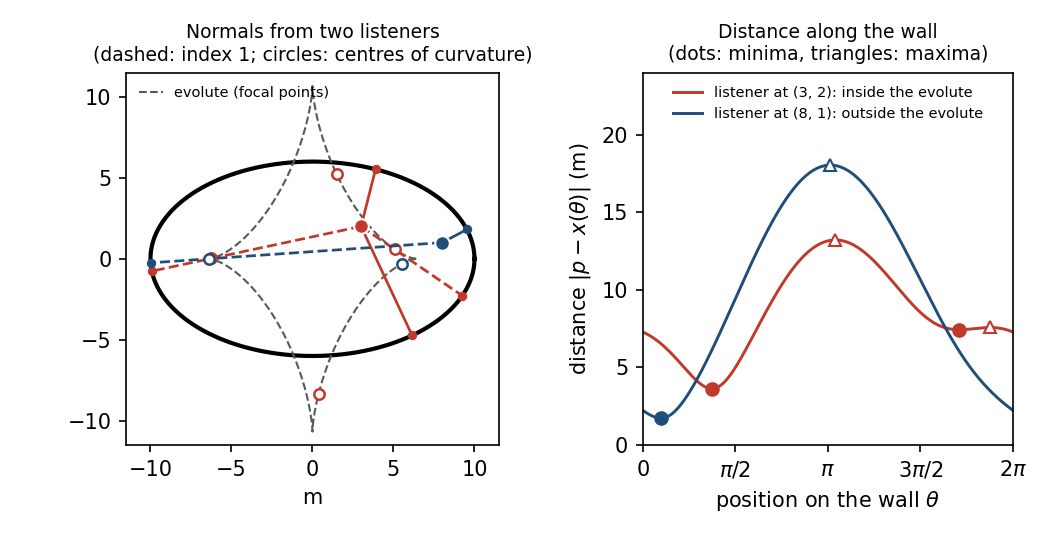

This figure's Python source:
"""Figure for Chapter 4 (Milnor, Morse Theory, section 6): focal points and the normals from a point.

The wall of an oval room is the ellipse x^2/a^2 + y^2/b^2 = 1 with a = 10 m, b = 6 m.  Its focal
set is the evolute (dashed).  For a listener inside the evolute there are four normals to the
wall (four single-reflection echoes), for one outside it two.  A normal is drawn dashed when its
foot is a local maximum of the distance (index 1); by Milnor's Lemma 6.9 this happens exactly
when the centre of curvature at the foot (small circle) lies between the foot and the listener.

Left: the room.  Right: the distance from each listener to the wall point x(theta).
Writes fig4-evolute.png (150 dpi, 7 inches wide).
"""
import numpy as np
import matplotlib

matplotlib.use("Agg")
import matplotlib.pyplot as plt

A, B = 10.0, 6.0
LISTENERS = [((3.0, 2.0), "#c0392b", "listener at (3, 2): inside the evolute"),
             ((8.0, 1.0), "#1f4e79", "listener at (8, 1): outside the evolute")]


def wall(theta):
    return np.array([A * np.cos(theta), B * np.sin(theta)])


def centre_of_curvature(theta):
    c = A * A - B * B
    return np.array([c / A * np.cos(theta) ** 3, -c / B * np.sin(theta) ** 3])


def half_dL(theta, p):
    """(1/2) d/dtheta |x(theta) - p|^2."""
    return ((B * B - A * A) * np.sin(theta) * np.cos(theta)
            + A * p[0] * np.sin(theta) - B * p[1] * np.cos(theta))


def half_d2L(theta, p):
    return ((B * B - A * A) * np.cos(2 * theta)
            + A * p[0] * np.cos(theta) + B * p[1] * np.sin(theta))


def normals(p, n=4000):
    """Feet of the normals from p: zeros of dL/dtheta, with the Morse index of L_p there."""
    # the grid is shifted so that roots on symmetry axes do not fall on grid points
    th = 0.000731 + np.linspace(0, 2 * np.pi, n, endpoint=False)
    v = half_dL(th, p)
    feet = []
    for i in range(n):
        t0, t1 = th[i], th[i] + 2 * np.pi / n
        f0, f1 = v[i], half_dL(t1, p)
        if f0 == 0 or f0 * f1 < 0:
            for _ in range(60):
                tm = 0.5 * (t0 + t1)
                fm = half_dL(tm, p)
                if f0 * fm <= 0:
                    t1 = tm
                else:
                    t0, f0 = tm, fm
            t = (0.5 * (t0 + t1)) % (2 * np.pi)
            if any(min(abs(t - s), 2 * np.pi - abs(t - s)) < 1e-7 for s, _ in feet):
                continue
            index = 1 if half_d2L(t, p) < 0 else 0
            feet.append((t, index))
    return feet


def inside_evolute(p):
    return (A * abs(p[0])) ** (2 / 3) + (B * abs(p[1])) ** (2 / 3) < (A * A - B * B) ** (2 / 3)


def main():
    fig, (ax, bx) = plt.subplots(1, 2, figsize=(7.0, 3.6), gridspec_kw={"width_ratios": [1.25, 1]})
    th = np.linspace(0, 2 * np.pi, 721)
    wx, wy = wall(th)
    ex, ey = centre_of_curvature(th)
    ax.plot(wx, wy, color="black", lw=2.0)
    ax.plot(ex, ey, color="0.35", lw=1.0, ls="--", label="evolute (focal points)")
    for p, colour, label in LISTENERS:
        feet = normals(p)
        for t, index in feet:
            q = wall(t)
            c = centre_of_curvature(t)
            # Lemma 6.9: index 1 iff the centre of curvature lies on the segment from q to p
            on_segment = np.dot(c - q, np.array(p) - q) > 0 and \
                np.linalg.norm(c - q) < np.linalg.norm(np.array(p) - q)
            assert on_segment == (index == 1)
            ax.plot([p[0], q[0]], [p[1], q[1]], color=colour, lw=1.3,
                    ls="--" if index == 1 else "-")
            ax.plot(q[0], q[1], "o", ms=3.5, color=colour)
            ax.plot(c[0], c[1], "o", ms=5, mfc="white", mec=colour, mew=1.2)
        ax.plot(p[0], p[1], "o", ms=7, color=colour, mec="white", mew=1.0)
        d = np.hypot(wx - p[0], wy - p[1])
        bx.plot(th, d, color=colour, lw=1.4, label=label)
        for t, index in feet:
            dist = np.hypot(*(wall(t) - np.array(p)))
            bx.plot(t, dist, "^" if index == 1 else "o", ms=6, color=colour,
                    mfc="white" if index == 1 else colour)
        assert len(feet) == (4 if inside_evolute(p) else 2), (p, len(feet))
    ax.set_xlim(-11.5, 11.5)
    ax.set_ylim(-11.5, 11.5)
    ax.set_aspect("equal")
    ax.set_xlabel("m")
    ax.set_title("Normals from two listeners\n(dashed: index 1; circles: centres of curvature)",
                 fontsize=9)
    ax.legend(loc="upper left", fontsize=7, frameon=False, handlelength=1.6)
    bx.set_xlim(0, 2 * np.pi)
    bx.set_xticks([0, np.pi / 2, np.pi, 3 * np.pi / 2, 2 * np.pi])
    bx.set_xticklabels(["0", r"$\pi/2$", r"$\pi$", r"$3\pi/2$", r"$2\pi$"])
    bx.set_xlabel(r"position on the wall $\theta$")
    bx.set_ylabel(r"distance $|p - x(\theta)|$ (m)")
    bx.set_title("Distance along the wall\n(dots: minima, triangles: maxima)", fontsize=9)
    bx.legend(loc="upper center", fontsize=7, frameon=False)
    bx.set_ylim(0, 24)
    fig.tight_layout()
    fig.savefig("fig4-evolute.png", dpi=150)


if __name__ == "__main__":
    main()
